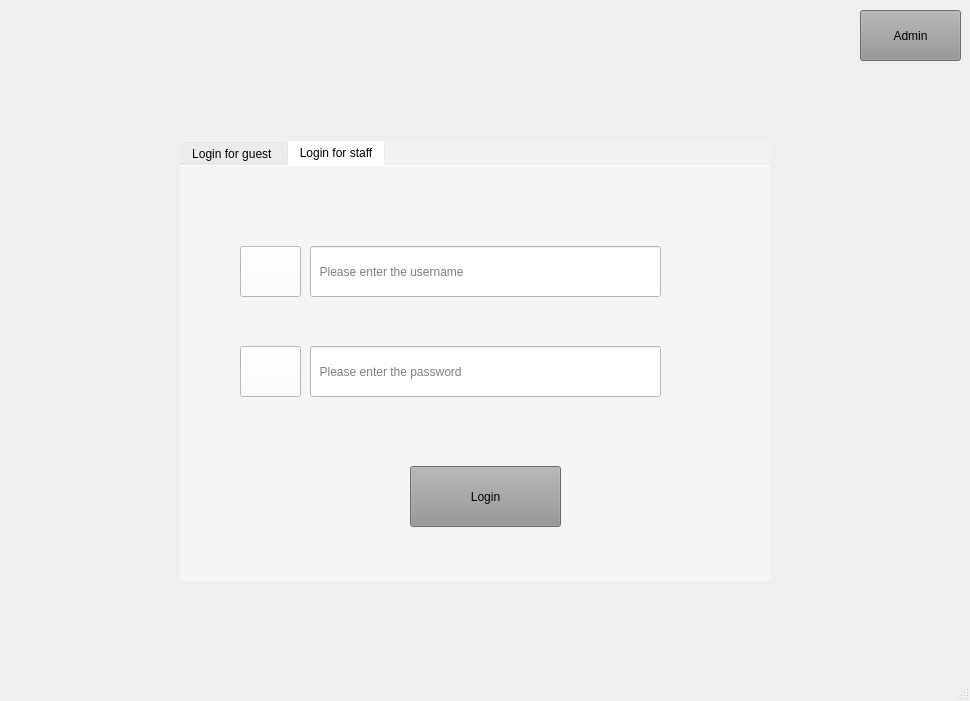
<?xml version="1.0" encoding="UTF-8"?>
<ui version="4.0">
 <class>MainWindow</class>
 <widget class="QMainWindow" name="MainWindow">
  <property name="geometry">
   <rect>
    <x>0</x>
    <y>0</y>
    <width>970</width>
    <height>701</height>
   </rect>
  </property>
  <property name="windowTitle">
   <string>MainWindow</string>
  </property>
  <property name="styleSheet">
   <string notr="true"/>
  </property>
  <widget class="QWidget" name="centralwidget">
   <widget class="QLabel" name="label">
    <property name="geometry">
     <rect>
      <x>-210</x>
      <y>-130</y>
      <width>1211</width>
      <height>831</height>
     </rect>
    </property>
    <property name="text">
     <string/>
    </property>
    <property name="pixmap">
     <pixmap resource="icons.qrc">:/capture.PNG</pixmap>
    </property>
   </widget>
   <widget class="QTabWidget" name="tabWidget">
    <property name="enabled">
     <bool>true</bool>
    </property>
    <property name="geometry">
     <rect>
      <x>180</x>
      <y>140</y>
      <width>591</width>
      <height>441</height>
     </rect>
    </property>
    <property name="styleSheet">
     <string notr="true">background :rgba(255, 255, 255,0.2);
font: 75 9pt &quot;MS Shell Dlg 2&quot;;</string>
    </property>
    <property name="currentIndex">
     <number>1</number>
    </property>
    <property name="documentMode">
     <bool>true</bool>
    </property>
    <widget class="QWidget" name="tab">
     <attribute name="title">
      <string>Login for guest </string>
     </attribute>
     <widget class="QLineEdit" name="lineEdit">
      <property name="geometry">
       <rect>
        <x>130</x>
        <y>80</y>
        <width>351</width>
        <height>51</height>
       </rect>
      </property>
      <property name="styleSheet">
       <string notr="true">background :rgb(255, 255, 255) ;
font: 75 9pt &quot;MS Shell Dlg 2&quot;;</string>
      </property>
      <property name="inputMask">
       <string/>
      </property>
      <property name="text">
       <string/>
      </property>
      <property name="placeholderText">
       <string>  Please enter the username</string>
      </property>
     </widget>
     <widget class="QLineEdit" name="lineEdit_2">
      <property name="geometry">
       <rect>
        <x>130</x>
        <y>180</y>
        <width>351</width>
        <height>51</height>
       </rect>
      </property>
      <property name="styleSheet">
       <string notr="true">background : rgb(255, 255, 255) ;
font: 75 9pt &quot;MS Shell Dlg 2&quot;;</string>
      </property>
      <property name="echoMode">
       <enum>QLineEdit::Password</enum>
      </property>
      <property name="placeholderText">
       <string>  Please enter the password  </string>
      </property>
     </widget>
     <widget class="QPushButton" name="pushButton">
      <property name="geometry">
       <rect>
        <x>230</x>
        <y>300</y>
        <width>151</width>
        <height>61</height>
       </rect>
      </property>
      <property name="styleSheet">
       <string notr="true">font: 75 14pt &quot;MS Shell Dlg 2&quot;;
background:rgb(148, 148, 148)


</string>
      </property>
      <property name="text">
       <string>Login</string>
      </property>
     </widget>
     <widget class="QToolButton" name="toolButton">
      <property name="enabled">
       <bool>true</bool>
      </property>
      <property name="geometry">
       <rect>
        <x>60</x>
        <y>80</y>
        <width>61</width>
        <height>51</height>
       </rect>
      </property>
      <property name="styleSheet">
       <string notr="true">background:rgb(255, 255, 255);</string>
      </property>
      <property name="text">
       <string/>
      </property>
      <property name="icon">
       <iconset resource="icons.qrc">
        <normaloff>:/username.png</normaloff>:/username.png</iconset>
      </property>
      <property name="iconSize">
       <size>
        <width>50</width>
        <height>50</height>
       </size>
      </property>
     </widget>
     <widget class="QToolButton" name="toolButton_2">
      <property name="enabled">
       <bool>true</bool>
      </property>
      <property name="geometry">
       <rect>
        <x>60</x>
        <y>180</y>
        <width>61</width>
        <height>51</height>
       </rect>
      </property>
      <property name="styleSheet">
       <string notr="true">background:rgb(255, 255, 255);</string>
      </property>
      <property name="text">
       <string/>
      </property>
      <property name="icon">
       <iconset resource="icons.qrc">
        <normaloff>:/pass.png</normaloff>:/pass.png</iconset>
      </property>
      <property name="iconSize">
       <size>
        <width>60</width>
        <height>60</height>
       </size>
      </property>
     </widget>
    </widget>
    <widget class="QWidget" name="tab_2">
     <attribute name="title">
      <string>Login for staff</string>
     </attribute>
     <widget class="QToolButton" name="toolButton_5">
      <property name="enabled">
       <bool>true</bool>
      </property>
      <property name="geometry">
       <rect>
        <x>60</x>
        <y>80</y>
        <width>61</width>
        <height>51</height>
       </rect>
      </property>
      <property name="styleSheet">
       <string notr="true">background:rgb(255, 255, 255);</string>
      </property>
      <property name="text">
       <string/>
      </property>
      <property name="icon">
       <iconset resource="icons.qrc">
        <normaloff>:/username.png</normaloff>:/username.png</iconset>
      </property>
      <property name="iconSize">
       <size>
        <width>50</width>
        <height>50</height>
       </size>
      </property>
     </widget>
     <widget class="QLineEdit" name="lineEdit_5">
      <property name="geometry">
       <rect>
        <x>130</x>
        <y>80</y>
        <width>351</width>
        <height>51</height>
       </rect>
      </property>
      <property name="styleSheet">
       <string notr="true">background :rgb(255, 255, 255) ;
font: 75 9pt &quot;MS Shell Dlg 2&quot;;</string>
      </property>
      <property name="inputMask">
       <string/>
      </property>
      <property name="text">
       <string/>
      </property>
      <property name="placeholderText">
       <string>  Please enter the username</string>
      </property>
     </widget>
     <widget class="QToolButton" name="toolButton_6">
      <property name="enabled">
       <bool>true</bool>
      </property>
      <property name="geometry">
       <rect>
        <x>60</x>
        <y>180</y>
        <width>61</width>
        <height>51</height>
       </rect>
      </property>
      <property name="styleSheet">
       <string notr="true">background:rgb(255, 255, 255);</string>
      </property>
      <property name="text">
       <string/>
      </property>
      <property name="icon">
       <iconset resource="icons.qrc">
        <normaloff>:/pass.png</normaloff>:/pass.png</iconset>
      </property>
      <property name="iconSize">
       <size>
        <width>60</width>
        <height>60</height>
       </size>
      </property>
     </widget>
     <widget class="QLineEdit" name="lineEdit_6">
      <property name="geometry">
       <rect>
        <x>130</x>
        <y>180</y>
        <width>351</width>
        <height>51</height>
       </rect>
      </property>
      <property name="styleSheet">
       <string notr="true">background : rgb(255, 255, 255) ;
font: 75 9pt &quot;MS Shell Dlg 2&quot;;</string>
      </property>
      <property name="echoMode">
       <enum>QLineEdit::Password</enum>
      </property>
      <property name="placeholderText">
       <string>  Please enter the password  </string>
      </property>
     </widget>
     <widget class="QPushButton" name="pushButton_4">
      <property name="geometry">
       <rect>
        <x>230</x>
        <y>300</y>
        <width>151</width>
        <height>61</height>
       </rect>
      </property>
      <property name="styleSheet">
       <string notr="true">font: 75 14pt &quot;MS Shell Dlg 2&quot;;
background:rgb(148, 148, 148)


</string>
      </property>
      <property name="text">
       <string>Login</string>
      </property>
     </widget>
    </widget>
   </widget>
   <widget class="QPushButton" name="pushButton_2">
    <property name="geometry">
     <rect>
      <x>860</x>
      <y>10</y>
      <width>101</width>
      <height>51</height>
     </rect>
    </property>
    <property name="styleSheet">
     <string notr="true">background :rgb(148, 148,148);
font: 75 14pt &quot;MS Shell Dlg 2&quot;;</string>
    </property>
    <property name="text">
     <string>Admin</string>
    </property>
   </widget>
  </widget>
  <widget class="QMenuBar" name="menubar">
   <property name="geometry">
    <rect>
     <x>0</x>
     <y>0</y>
     <width>970</width>
     <height>26</height>
    </rect>
   </property>
  </widget>
  <widget class="QStatusBar" name="statusbar"/>
 </widget>
 <resources>
  <include location="icons.qrc"/>
 </resources>
 <connections/>
</ui>
